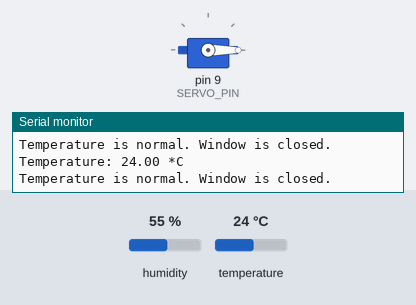
Bench run of a sketch on a simulated Arduino Uno, built with avr-gcc and run on an emulated ATmega328P. On the bench: servo, the last lines printed to the serial monitor. The inputs (shaded band) are chosen by the test bench; at power-on: temperature 24 °C, humidity 55 %.

Above: at 4.8 s.
4.9 s: temperature set to 29 °C
7.9 s: temperature set to 32 °C
At 8.5 s:
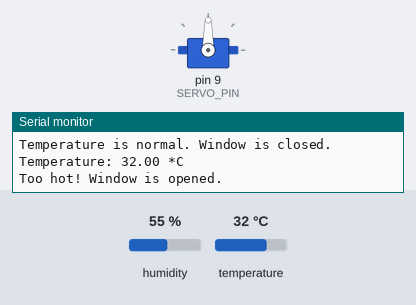
10.9 s: temperature set to 12 °C
At 13.4 s:
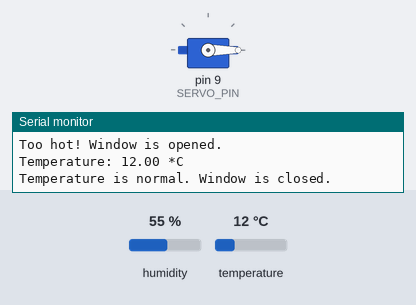
13.9 s: temperature set to 33 °C
At 14.6 s:
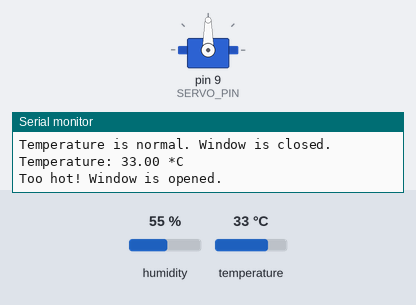
Timing chart, 0 to 16.9 s (numbered marks = the images above; inputs shaded):
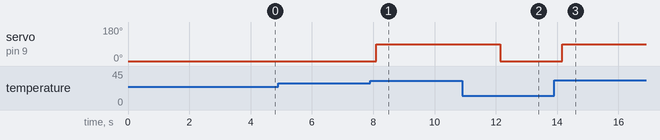

The sketch:

climate_control_system.ino
```cpp
#include <DHT.h>
#include <Servo.h>

#define DHTPIN 7       // Pin where the DHT11 is connected
#define DHTTYPE DHT11  // DHT 11
#define SERVO_PIN 9    // Pin where the servo is connected

DHT dht(DHTPIN, DHTTYPE);
Servo myServo;

void setup() {
  Serial.begin(9600); // Initialize serial communication
  dht.begin();        // Initialize the DHT sensor
  myServo.attach(SERVO_PIN); // Attach the servo to the specified pin
  myServo.write(0);   // Initial position of the servo (closed position)
}

void loop() {
  delay(2000); // Wait a few seconds between measurements

  float temperature = dht.readTemperature(); // Read temperature in Celsius

  // Check if reading failed and exit early
  if (isnan(temperature)) {
    Serial.println("Failed to read from DHT sensor!");
    return;
  }

  // Print the temperature value to the Serial Monitor
  Serial.print("Temperature: ");
  Serial.print(temperature);
  Serial.println(" *C");

  // If the temperature is above 30 degrees, open the window (rotate servo)
  if (temperature > 30) {
    myServo.write(90); // Rotate servo to 90 degrees (open position)
    Serial.println("Too hot! Window is opened.");
  } else {
    myServo.write(0);  // Rotate servo to 0 degrees (closed position)
    Serial.println("Temperature is normal. Window is closed.");
  }
}
```

Measured:
- the behaviour switches between 30 and 31 °C on temperature (found by bisection; images 0 and 1)
- after the input at 7.9 s, servo on pin 9 (SERVO_PIN): 0° → 90° after 0.20 s
- after the input at 10.9 s, servo on pin 9 (SERVO_PIN): 90° → 0° after 1.2 s
- after the input at 13.9 s, servo on pin 9 (SERVO_PIN): 0° → 90° after 0.27 s
